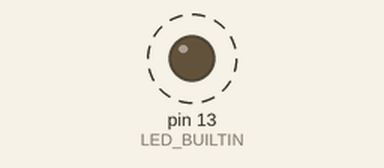
The sketch below on a simulated Arduino Uno, built with avr-gcc and run on an emulated ATmega328P. On the bench: output pins drawn as LEDs (lit = HIGH). Dashed ring = blinking.

Above: at 0.2 s.
Timing chart, 0 to 3.0 s (numbered marks = the images above):
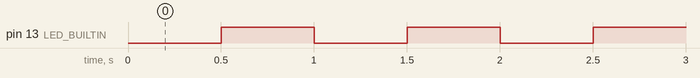

The sketch:

blink.ino
```cpp
// (licence header left out)
void setup() {
  pinMode(LED_BUILTIN,OUTPUT);
}

void loop() {                             // REPEAT FOREVER:
  digitalWrite(LED_BUILTIN,0);            // turn on LED
  delay(500);                             // wait 500 milliseconds
  digitalWrite(LED_BUILTIN,1);            // turn off LED
  delay(500);                             // wait 500 milliseconds
}
```

Measured:
- by itself, pin 13 (LED_BUILTIN): alternates HIGH for 0.50 s and LOW for 0.50 s
